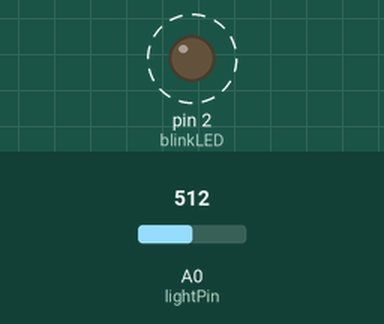
Recording of a sketch running on a simulated Arduino Uno, built with avr-gcc and run on an emulated ATmega328P. Shown: output pins drawn as LEDs (lit = HIGH). Dashed ring = blinking. The test bench sets the inputs (shaded band); at power-on: A0 (lightPin) = 512. What the sketch prints to the serial monitor is not drawn.

Above: at 1.2 s.
1.3 s: A0 (lightPin) set to 1012
4.3 s: A0 (lightPin) set to 1023
Timing chart, 0 to 13.3 s (numbered marks = the images above; inputs shaded):
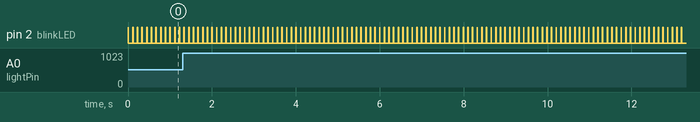

Measured:
- by itself, pin 2 (blinkLED): alternates HIGH for 0.01 s and LOW for 0.10 s

The sketch:

S1_Lesson_04-LED_Push_Button_with_Photo_resistor.ino
```cpp
int lightPin = A0;        //pin connected to light sensor
int Rref = 10000; //voltage divider resistor
int blinkLED = 2; //blink when take sample

void setup() {
  Serial.begin(9600);               // initialize serial comm at 9600 bps:
  pinMode(blinkLED, OUTPUT);
}

void loop() {
  digitalWrite(blinkLED, HIGH); //flash each time a measurement is made
  delay(10);
  digitalWrite(blinkLED, LOW);
  int rawLight = analogRead(lightPin);
  //convert raw analogin reading to resistance (see workshop notes)
  float Rldr = Rref * (1023.0 - rawLight) / rawLight;
  //convert resistance to Lux (see workshop notes)
  float Lux = pow(10.0, 6.64 - 1.32 * log10(Rldr));
  Serial.println(Lux);
  delay(100);
}
```
